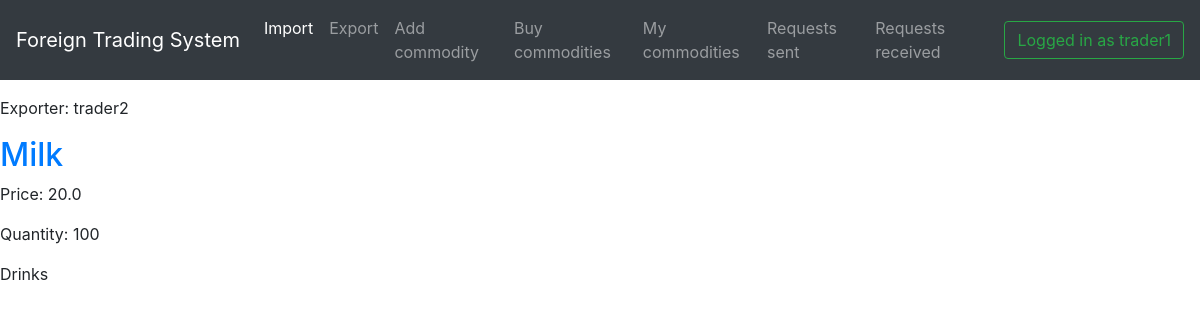
Screenshot of /trade/ (signed in) with the database file from the repository.
### trade/models.py (models this page shows)
class Commodity(models.Model):
    commodityName = models.CharField( max_length = 50)
    exporterName = models.ForeignKey(User, on_delete=models.PROTECT)
    price = models.FloatField()
    quantityAvailable = models.IntegerField()
    description = models.TextField()
    def __str__(self):
        return self.commodityName

### trade/views.py (the view)
def homePageView(request):
    posts= Commodity.objects.exclude(exporterName = request.user)
    print posts
    context = {
        'posts' : posts
    }
    return render(request,'trade/trader.html',context)

### trade/templates/trade/trader.html (shortened to what this page needs)
{% extends 'basetemp.html' %}
{% block content %}
 {% for post in posts %}
      <div>
          <p>Exporter: {{ post.exporterName }}</p>
          <h2><a href="">{{ post.commodityName }}</a></h2>
          <p>Price: {{ post.price }}</p>
          <p>Quantity: {{ post.quantityAvailable }}</p>
          <p>{{ post.description|linebreaksbr }}</p>
      </div>
  {% endfor %}
{% endblock %}

### templates/basetemp.html (shortened to what this page needs)
<!DOCTYPE html>
<html lang="en">
<head>
  <link rel="stylesheet" href="https://stackpath.bootstrapcdn.com/bootstrap/4.1.3/css/bootstrap.min.css">
</head>
<body>
  <nav class="navbar navbar-expand-md navbar-dark bg-dark fixed-top">
        <a class="navbar-brand" href="{% url 'home' %}">Foreign Trading System</a>
        <div class="collapse navbar-collapse" id="navbarsExampleDefault">
          <ul class="navbar-nav mr-auto">
            <li class="nav-item active">
              <a class="nav-link" href="{% url 'home' %}">Import<span class="sr-only">(current)</span></a>
            </li>
            <li class="nav-item">
              <a class="nav-link" href="#">Export</a>
            </li>
            <li class="nav-item">
              <a class="nav-link" href="{% url 'commodity-add' %}">Add commodity</a>
            </li>
            <li class="nav-item">
              <a class="nav-link" href="{% url 'commodity-buy' %}">Buy commodities</a>
            </li>
            <li class="nav-item">
              <a class="nav-link" href="{% url 'mycommodities-view' %}">My commodities</a>
            </li>
            <li class="nav-item">
              <a class="nav-link" href="{% url 'requests-view-sent' %}">Requests sent</a>
            </li>
            <li class="nav-item">
              <a class="nav-link" href="{% url 'requests-view' %}">Requests received</a>
            </li>
          </ul>
            <button class="btn btn-outline-success my-2 my-sm-0" type="logout" action="">Logged in as {{user}}</button>
        </div>
      </nav>
<br>
<br>
<br>
<br>
{% block content %}{% endblock %}
</body>
</html>

### rows the page displays
Commodity: exporterName "trader2", commodityName "Milk", price "20.0", quantityAvailable "100", description "Drinks"

### other values shown
{{ user }} "trader1"
